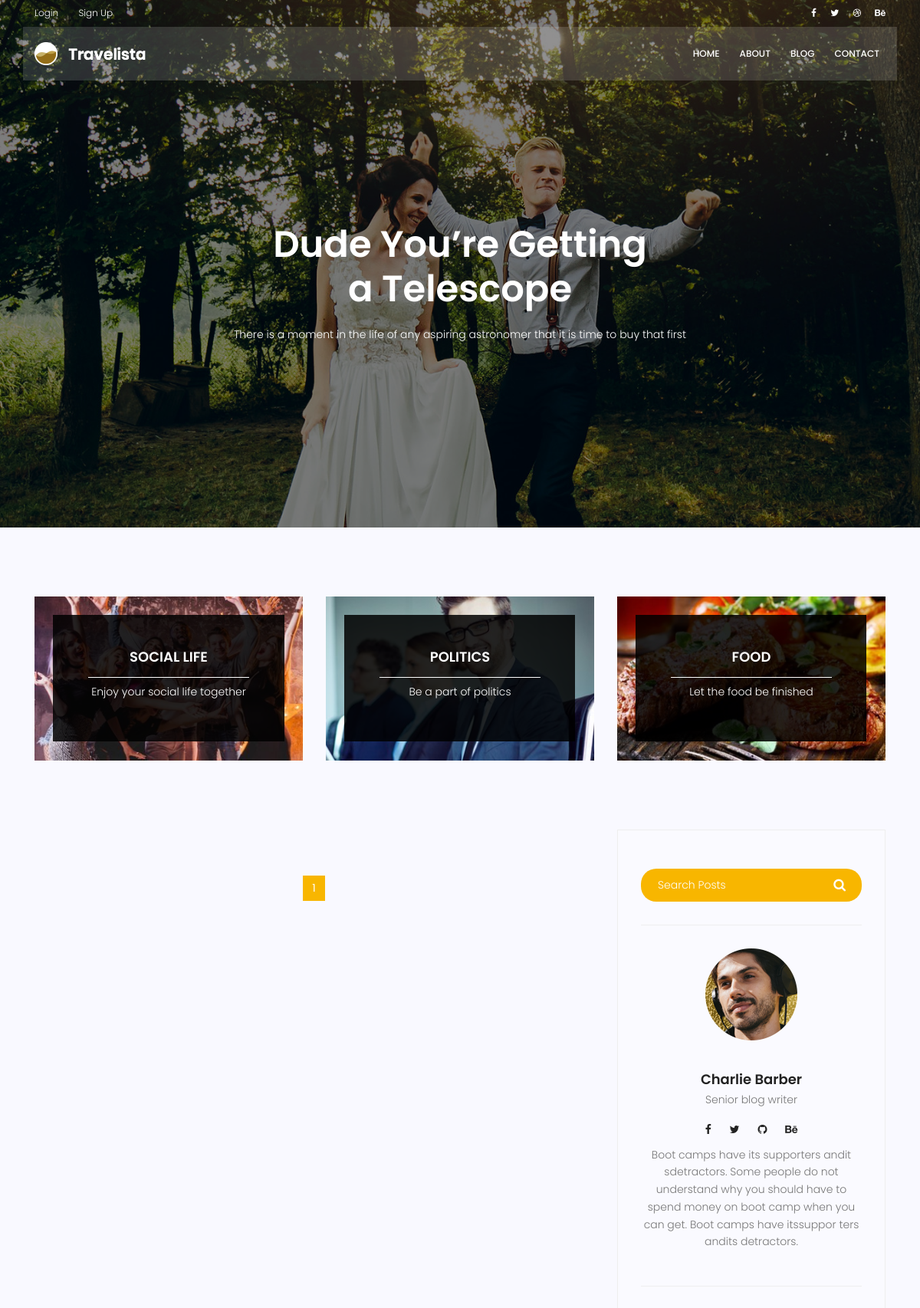
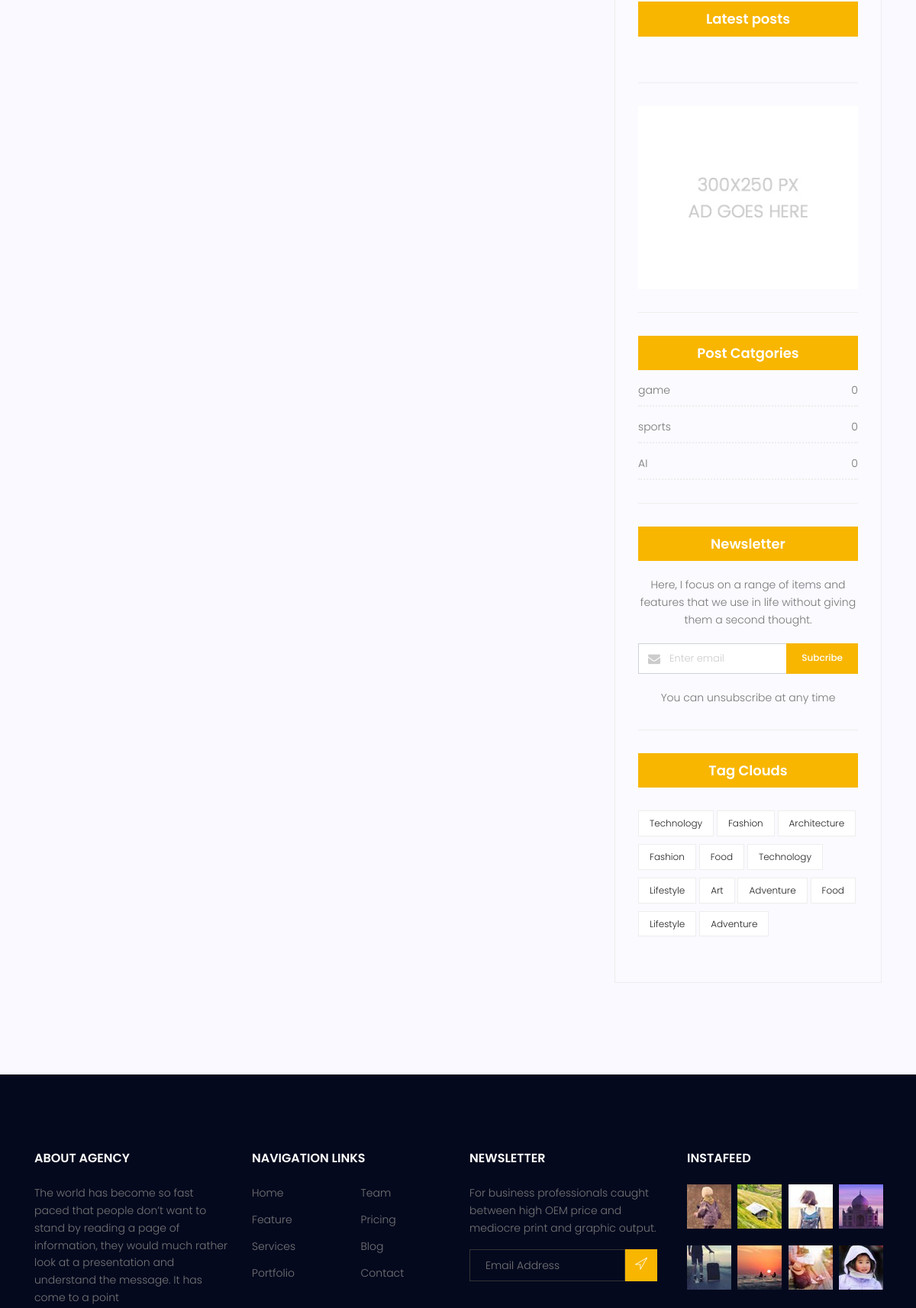
Screenshot of /blog/ (upper part) with the database file from the repository (2 pictures, top to bottom).
### blog/models.py (models this page shows)
class Category(models.Model):
    name=models.CharField(max_length=31)
    def __str__(self):
        return self.name

### blog/views.py (the view)
# urls.py: path('', blog_view, name='index'),
def blog_view(request, **kwargs):
    current_time = timezone.now()
    posts = Post.objects.filter(status=True, published_date__lte=current_time).order_by('-published_date')
    if kwargs.get('cat_name'):
        posts = posts.filter(category__name=kwargs['cat_name'])
    if kwargs.get('username'):
        posts = posts.filter(author__username=kwargs['username'])
    if kwargs.get('tag_name'):
        posts = posts.filter(tags__name=kwargs['tag_name'])
    for post in posts:
        post.tags = post.tags.all()
    paginator = Paginator(posts, 2)
    try:
        page_number = request.GET.get('page')
        posts = paginator.get_page(page_number)
    except EmptyPage:
        posts = paginator.get_page(1)
    except PageNotAnInteger:
        posts = paginator.get_page(1)
    context = {'posts': posts,}
    return render(request, 'blog/blog-home.html', context)

### blog/templatetags/blog_tags.py (called while the page is built)
@register.inclusion_tag('blog/blog-popular-posts.html')
def popularposts():
    posts=Post.objects.filter(status=1).order_by('-published_date')[:3]
    return {'posts': posts}

@register.inclusion_tag('blog/blog-post-categories.html')
def postcategories():
    posts=Post.objects.filter(status=1)
    categories=Category.objects.all()
    cat_dict={}
    for name in categories:
        cat_dict[name]=posts.filter(category=name).count()
    return{'categories':cat_dict}

### templates/blog/blog-home.html (shortened to what this page needs)
{% extends 'base.html' %}{% load static %}{% block content %}
{% load blog_tags %}
<section class="banner-area relative blog-home-banner" id="home">
  <div class="overlay overlay-bg"></div>
  <div class="container">
    <div class="row d-flex align-items-center justify-content-center">
      <div class="about-content blog-header-content col-lg-12">
        <h1 class="text-white">Dude You’re Getting a Telescope</h1>
        <p class="text-white">
          There is a moment in the life of any aspiring astronomer that it is
          time to buy that first
        </p>
      </div>
    </div>
  </div>
</section>
<section class="top-category-widget-area pt-90 pb-90">
  <div class="container">
    <div class="row">
      <div class="col-lg-4">
        <div class="single-cat-widget">
          <div class="content relative">
            <div class="overlay overlay-bg"></div>
            <a href="#" target="_blank">
              <div class="thumb">
                <img
                  class="content-image img-fluid d-block mx-auto"
                  src="{% static 'img/blog/cat-widget1.jpg'%}"
                  alt=""
                />
              </div>
              <div class="content-details">
                <h4 class="content-title mx-auto text-uppercase">
                  Social life
                </h4>
                <span></span>
                <p>Enjoy your social life together</p>
              </div>
            </a>
          </div>
        </div>
      </div>
      <div class="col-lg-4">
        <div class="single-cat-widget">
          <div class="content relative">
            <div class="overlay overlay-bg"></div>
            <a href="#" target="_blank">
              <div class="thumb">
                <img
                  class="content-image img-fluid d-block mx-auto"
                  src="{% static 'img/blog/cat-widget2.jpg'%}"
                  alt=""
                />
              </div>
              <div class="content-details">
                <h4 class="content-title mx-auto text-uppercase">Politics</h4>
                <span></span>
                <p>Be a part of politics</p>
              </div>
            </a>
          </div>
        </div>
      </div>
      <div class="col-lg-4">
        <div class="single-cat-widget">
          <div class="content relative">
            <div class="overlay overlay-bg"></div>
            <a href="#" target="_blank">
              <div class="thumb">
                <img
                  class="content-image img-fluid d-block mx-auto"
                  src="{% static 'img/blog/cat-widget3.jpg'%}"
                  alt=""
                />
              </div>
              <div class="content-details">
                <h4 class="content-title mx-auto text-uppercase">Food</h4>
                <span></span>
                <p>Let the food be finished</p>
              </div>
            </a>
          </div>
        </div>
      </div>
    </div>
  </div>
</section>
<section class="post-content-area">
  <div class="container">
    <div class="row">
      <div class="col-lg-8 posts-list">
        <nav class="blog-pagination justify-content-center d-flex">
          <ul class="pagination">
            {% for page in posts.paginator.page_range %}
            <li class="page-item{% if page == posts.number %} active{% endif %}">
              <a href="?page={{ page }}" class="page-link">{{ page }}</a>
            </li>
            {% endfor %}
          </ul>
        </nav>
      </div>
      <div class="col-lg-4 sidebar-widgets">
        <div class="widget-wrap">
          {% include 'blog/blog-search.html' %}
          {% include 'blog/blog-writer.html' %}
          {% popularposts %}
          <div class="single-sidebar-widget ads-widget">
            <a href="#"
              ><img
                class="img-fluid"
                src="{% static 'img/blog/ads-banner.jpg'%}"
                alt=""
            /></a>
          </div>
      {% postcategories %}
          <div class="single-sidebar-widget newsletter-widget">
            <h4 class="newsletter-title">Newsletter</h4>
            <p>
              Here, I focus on a range of items and features that we use in life
              without giving them a second thought.
            </p>
            <div class="form-group d-flex flex-row">
              <div class="col-autos">
                <div class="input-group">
                  <div class="input-group-prepend">
                    <div class="input-group-text">
                      <i class="fa fa-envelope" aria-hidden="true"></i>
                    </div>
                  </div>
                  <input
                    type="text"
                    class="form-control"
                    id="inlineFormInputGroup"
                    placeholder="Enter email"
                    onfocus="this.placeholder = ''"
                    onblur="this.placeholder = 'Enter email'"
                  />
                </div>
              </div>
              <a href="#" class="bbtns">Subcribe</a>
            </div>
            <p class="text-bottom">You can unsubscribe at any time</p>
          </div>
          <div class="single-sidebar-widget tag-cloud-widget">
            <h4 class="tagcloud-title">Tag Clouds</h4>
            <ul>
              <li><a href="#">Technology</a></li>
              <li><a href="#">Fashion</a></li>
              <li><a href="#">Architecture</a></li>
              <li><a href="#">Fashion</a></li>
              <li><a href="#">Food</a></li>
              <li><a href="#">Technology</a></li>
              <li><a href="#">Lifestyle</a></li>
              <li><a href="#">Art</a></li>
              <li><a href="#">Adventure</a></li>
              <li><a href="#">Food</a></li>
              <li><a href="#">Lifestyle</a></li>
              <li><a href="#">Adventure</a></li>
            </ul>
          </div>
        </div>
      </div>
    </div>
  </div>
</section>
{% endblock content %}

### templates/blog/blog-post-categories.html
<div class="single-sidebar-widget post-category-widget">
    <h4 class="category-title">Post Catgories</h4>
    <ul class="cat-list">
      {% for name,count in categories.items %}
      <li>
        <a href="{% url 'blog:category' cat_name=name %}" class="d-flex justify-content-between">
          <p>{{name}}</p>
          <p>{{count}}</p>
        </a>
      </li>
      {% endfor %}
    </ul>
  </div>

### rows the page displays
Category: name "game", count "0"
Category: name "sports", count "0"
Category: name "AI", count "0"

### other values shown
{{ page }} "1"
